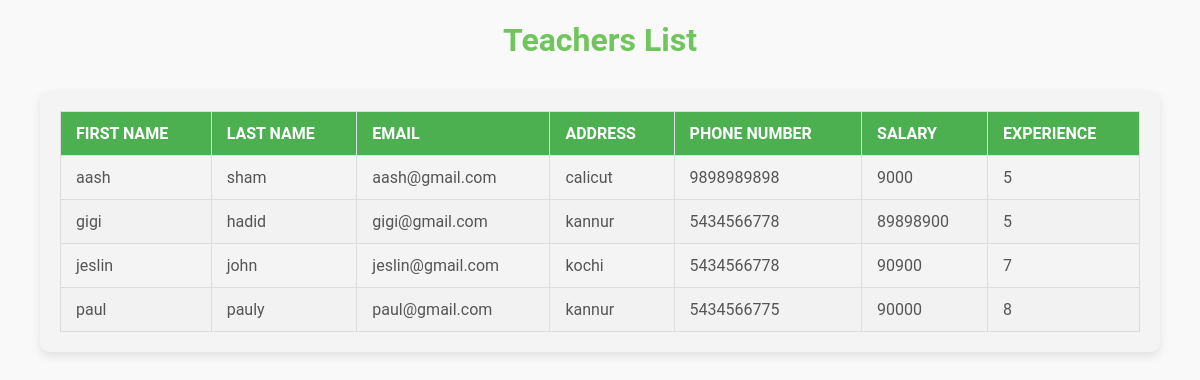
The app's page /viewteacher/ with its own data.
### studentapp/models.py (models this page shows)
class Teacher(models.Model):
    teacher_id=models.ForeignKey(User,on_delete=models.CASCADE)
    address=models.CharField(max_length=255)
    phone_number=models.IntegerField()
    salary=models.IntegerField()
    experience=models.IntegerField()

class User(AbstractUser):
    usertype=models.CharField(max_length=50)

### studentapp/views.py (the view)
# urls.py: path("viewteacher/",viewteacher,name='viewteacher'),
def viewteacher(request):
    x=Teacher.objects.all()
    return render(request,"viewteacher.html",{"data":x})

### studentapp/templates/viewteacher.html (shortened to what this page needs)
<!DOCTYPE html>
<html lang="en">
<head>
</head>
<body>
    <h1>Teachers List</h1>
    <div class="table-container">
        <table>
            <thead>
                <tr>
                    <th>First Name</th>
                    <th>Last Name</th>
                    <th>Email</th>
                    <th>Address</th>
                    <th>Phone Number</th>
                    <th>Salary</th>
                    <th>Experience</th>
                </tr>
            </thead>
            <tbody>
                {% for i in data %}
                <tr>
                    <td>{{ i.teacher_id.first_name }}</td>
                    <td>{{ i.teacher_id.last_name }}</td>
                    <td>{{ i.teacher_id.email }}</td>
                    <td>{{ i.address }}</td>
                    <td>{{ i.phone_number }}</td>
                    <td>{{ i.salary }}</td>
                    <td>{{ i.experience }}</td>
                </tr>
                {% endfor %}
            </tbody>
        </table>
    </div>
</body>
</html>

### studentapp/templates/viewteacher.html (style rules this page uses)
:root { --accent-color: #71c55d; --secondary-color: #f4f4f4; --text-color: #333; --table-header-color: #4CAF50; --table-header-text: #fff; }
html, body { margin: 0; padding: 0; font-family: 'Roboto', Helvetica, Arial, sans-serif; background: #f9f9f9; color: var(--text-color); }
body { flex-direction: column; min-height: 100vh; }
h1 { text-align:center ; margin-bottom: 1em; font-size: 2em; color: var(--accent-color); }
.table-container { width: 90%; max-width: 1200px; background: var(--secondary-color); padding: 20px; margin: 1em auto; border-radius: 10px; box-shadow: 0 4px 10px rgba(0, 0, 0, 0.1); }
table { width: 100%; border-collapse: collapse; margin: 0 auto; text-align: left; }
th, td { padding: 12px 15px; border: 1px solid #ddd; }
th { background: var(--table-header-color); color: var(--table-header-text); font-weight: bold; text-transform: uppercase; }
tr:nth-child(even) { background: #f2f2f2; }
td { color: #555; }

### records on screen
Teacher: teacher_id.first_name "aash", teacher_id.last_name "sham", teacher_id.email "aash@gmail.com", address "calicut", phone_number "9898989898", salary "9000", experience "5"
Teacher: teacher_id.first_name "gigi", teacher_id.last_name "hadid", teacher_id.email "gigi@gmail.com", address "kannur", phone_number "5434566778", salary "89898900", experience "5"
Teacher: teacher_id.first_name "jeslin", teacher_id.last_name "john", teacher_id.email "jeslin@gmail.com", address "kochi", phone_number "5434566778", salary "90900", experience "7"
Teacher: teacher_id.first_name "paul", teacher_id.last_name "pauly", teacher_id.email "paul@gmail.com", address "kannur", phone_number "5434566775", salary "90000", experience "8"
